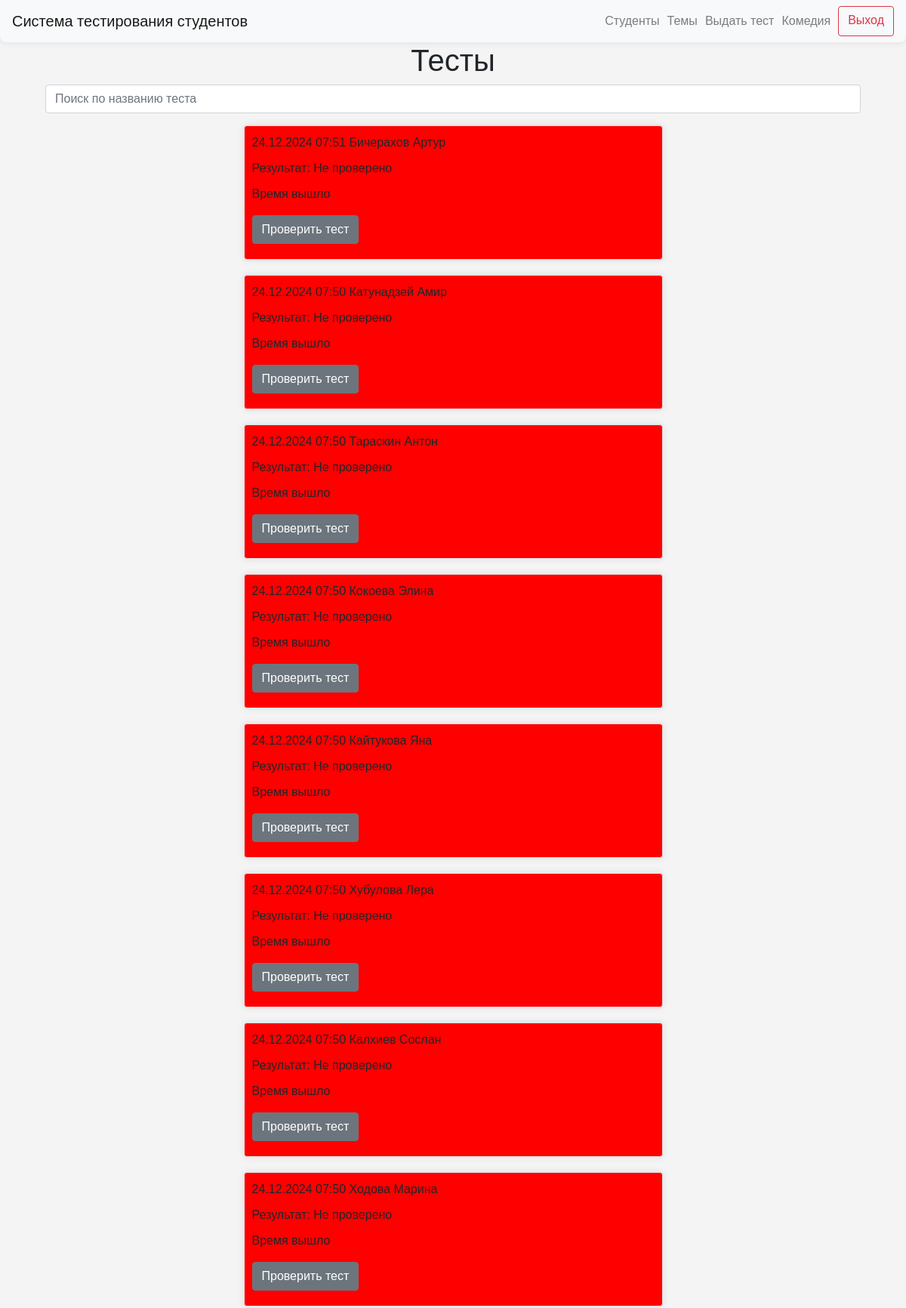
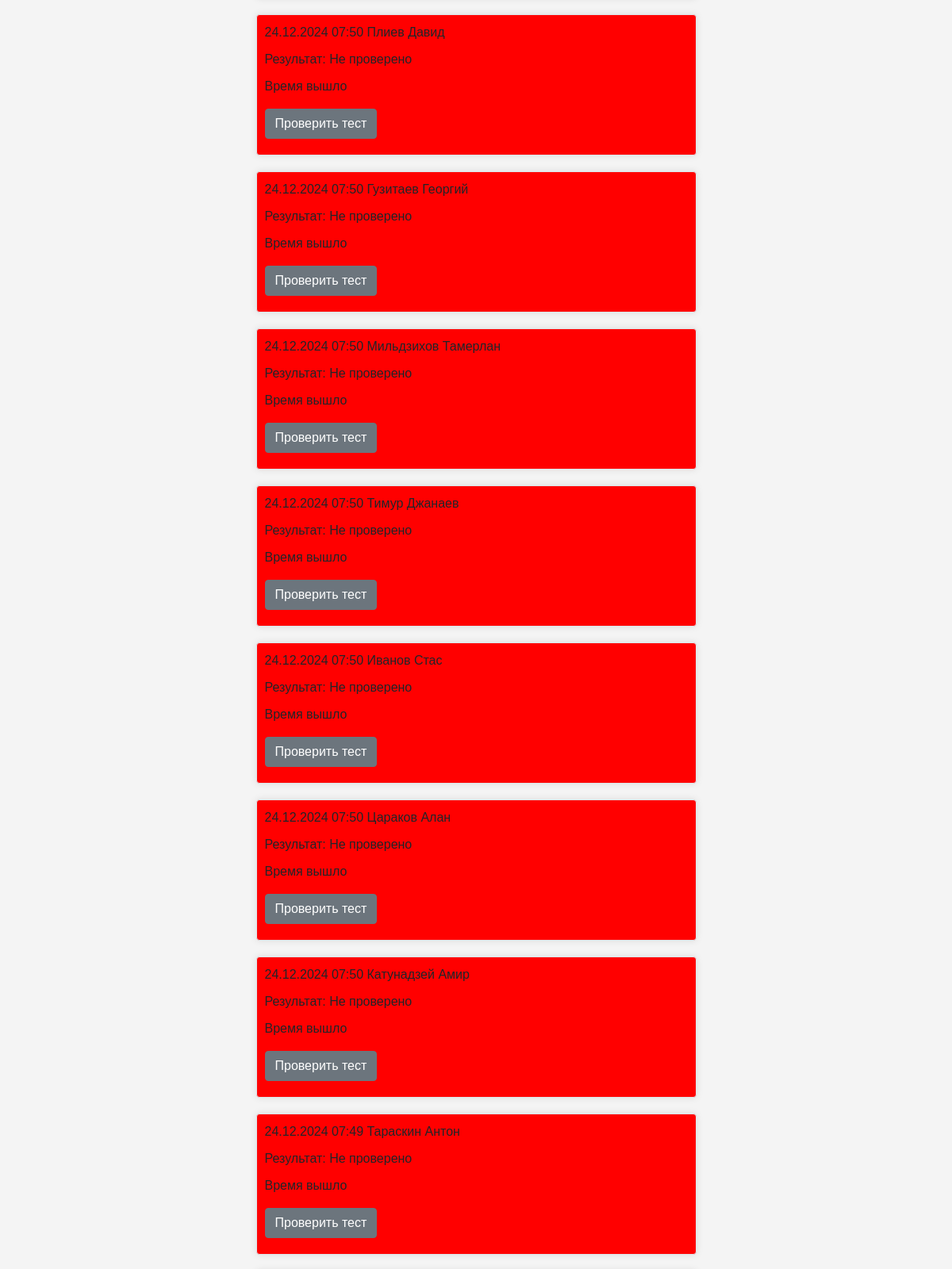
The page /tests/1 (signed in, upper part) on the database its author committed (2 pictures, top to bottom).
### data/users.py (models this page shows)
class User(SqlAlchemyBase, UserMixin, SerializerMixin):
    __tablename__ = "users"
    id = sqlalchemy.Column(
        sqlalchemy.Integer,
        primary_key=True,
        autoincrement=True,
    )
    name = sqlalchemy.Column(
        sqlalchemy.String,
        nullable=True,
    )
    group_id = sqlalchemy.Column(
        sqlalchemy.Integer,
        sqlalchemy.ForeignKey(
            "groups.id",
            ondelete="CASCADE",
        ),
        nullable=False,
    )
    date_of_birth = sqlalchemy.Column(
        sqlalchemy.Date,
        nullable=False,
    )
    user_level = sqlalchemy.Column(
        sqlalchemy.String,
        default="student",
    )

### data/blitz_tests.py (models this page shows)
class BlitzTest(SqlAlchemyBase, UserMixin, SerializerMixin):
    __tablename__ = "blitz_tests"
    id = sqlalchemy.Column(sqlalchemy.Integer,
                           primary_key=True, autoincrement=True)
    date = sqlalchemy.Column(sqlalchemy.DateTime, default=datetime.datetime.now)
    question_1 = sqlalchemy.Column(sqlalchemy.Integer, sqlalchemy.ForeignKey("questions.id"))
    question_2 = sqlalchemy.Column(sqlalchemy.Integer, sqlalchemy.ForeignKey("questions.id"))
    question_3 = sqlalchemy.Column(sqlalchemy.Integer, sqlalchemy.ForeignKey("questions.id"))
    question_4 = sqlalchemy.Column(sqlalchemy.Integer, sqlalchemy.ForeignKey("questions.id"))
    question_5 = sqlalchemy.Column(sqlalchemy.Integer, sqlalchemy.ForeignKey("questions.id"))
    answer_1 = sqlalchemy.Column(sqlalchemy.String, nullable=True)
    answer_2 = sqlalchemy.Column(sqlalchemy.String, nullable=True)
    answer_3 = sqlalchemy.Column(sqlalchemy.String, nullable=True)
    answer_4 = sqlalchemy.Column(sqlalchemy.String, nullable=True)
    answer_5 = sqlalchemy.Column(sqlalchemy.String, nullable=True)
    comment_1 = sqlalchemy.Column(sqlalchemy.String, nullable=True)
    comment_2 = sqlalchemy.Column(sqlalchemy.String, nullable=True)
    comment_3 = sqlalchemy.Column(sqlalchemy.String, nullable=True)
    comment_4 = sqlalchemy.Column(sqlalchemy.String, nullable=True)
    comment_5 = sqlalchemy.Column(sqlalchemy.String, nullable=True)
    result_answer_1 = sqlalchemy.Column(sqlalchemy.Boolean, nullable=True)
    result_answer_2 = sqlalchemy.Column(sqlalchemy.Boolean, nullable=True)
    result_answer_3 = sqlalchemy.Column(sqlalchemy.Boolean, nullable=True)
    result_answer_4 = sqlalchemy.Column(sqlalchemy.Boolean, nullable=True)
    result_answer_5 = sqlalchemy.Column(sqlalchemy.Boolean, nullable=True)
    student = sqlalchemy.Column(sqlalchemy.Integer, sqlalchemy.ForeignKey("users.id"))

### server.py (the view)
@app.route("/tests/<int:group_id>")
def tests_by_group(group_id):
    if not current_user.is_authenticated:
        return redirect("/authentication")
    if current_user.user_level == "student":
        return abort(404)
    db_sess = db_session.create_session()
    query_for_admin = select(BlitzTest, User).join(User, BlitzTest.student == User.id).where(User.group_id == group_id)
    tests_admin = db_sess.execute(query_for_admin).fetchall()
    date_time = datetime.datetime.now()
    results = []
    for test in tests_admin:
        test = test[0]
        test_results = 0
        if test.result_answer_1 == 1:
            test_results += 1
        if test.result_answer_2 == 1:
            test_results += 1
        if test.result_answer_3 == 1:
            test_results += 1
        if test.result_answer_4 == 1:
            test_results += 1
        if test.result_answer_5 == 1:
            test_results += 1
        if None in [
            test.result_answer_1,
            test.result_answer_2,
            test.result_answer_3,
            test.result_answer_4,
            test.result_answer_5,
        ]:
            results.append("Не проверено")
        else:
            results.append(f"{test_results}/5")
    tests_and_results = zip(tests_admin, results)
    return render_template(
        "index_admin.html",
        date_time=date_time,
        tests_and_results=tests_and_results,
        title="Главная",
    )

### data/db_session.py (called while the page is built)
def create_session() -> Session:
    global __factory
    return __factory()

### server.py (called while the page is built)
@login_manager.user_loader
def load_user(user_id):
    db_sess = db_session.create_session()
    return db_sess.query(User).get(user_id)

### templates/index_admin.html (shortened to what this page needs)
{% extends "base.html" %}
{% block content %}
<div class="container text-center">
    <h1>Тесты</h1>
</div>
<div class="container">
    <input type="text" id="searchInput" class="form-control mb-3" placeholder="Поиск по названию теста">
</div>
{% for test, result in tests_and_results|reverse %}
<div class="col-md-6 border rounded mx-auto custom-div" style="margin-bottom: 20px; padding: 10px; background-color: {% if result == 'Не проверено' %} red; {% else %} green; {% endif %}">
    <p class="text-left" style="margin-bottom: 10px;">{{ test[0].date.strftime("%d.%m.%Y %H:%M") }} {{ test[1].name }}</p>
    <div>
        {% if (date_time - test[0].date).total_seconds() > 300 %}
            <p class="text-left" style="margin-bottom: 10px;">Результат: {{ result }}</p>
            <p>Время вышло</p>
            <a href="{{ url_for('test_result', test_id=test[0].id) }}">
                <button type="button" style="margin-bottom: 10px;" class="btn btn-secondary">Проверить тест</button>
            </a>
        {% else %}
            <a href="{{ url_for('start_test', test_id=test[0].id) }}">
                <button type="button" style="margin-bottom: 10px;" class="btn btn-primary">Посмотреть тест</button>
            </a>
        {% endif %}
    </div>
</div>
{% endfor %}
{% endblock %}

### templates/base.html (shortened to what this page needs)
<!doctype html>
<html lang="en">
<head>
    <link rel="stylesheet"
          href="https://stackpath.bootstrapcdn.com/bootstrap/4.4.1/css/bootstrap.min.css"
>
    <link rel="stylesheet" type="text/css" href="../static/css/style.css">
</head>
<body>
<header>
    <nav class="navbar navbar-light bg-light custom-navbar">
        <a class="navbar-brand" href="/">Система тестирования студентов</a>
        {% if current_user.is_authenticated %}
        <div class="d-flex flex-row-reverse">
            <a class="btn btn-outline-danger spaced-element" style="margin-left: 10px; text-align: center;"
               href="/logout">Выход</a>
            {% if current_user.user_level == 'admin' %}
            <a class="navbar-text" style="margin-left: 10px; text-align: center;">{{ current_user.name }}</a>
            <a class="navbar-text" style="margin-left: 10px; text-align: center;" href="/select_group_for_test">Выдать тест</a>
            <a class="navbar-text" style="margin-left: 10px; text-align: center;" href="/topics">Темы</a>
            <a class="navbar-text" style="margin-left: 10px; text-align: center;" href="/groups">Студенты</a>
            {% else %}
            <a class="navbar-text" style="margin-left: 10px; text-align: center;" href="{{ url_for('personal_cabinet', user_id=current_user.id) }}">{{ current_user.name }}</a>
            {% endif %}
        </div>
        {% endif %}
    </nav>
</header>
<main role="main" class="container">
    {% block content %}
    {% endblock %}
</main>
</body>
</html>

### static/css/style.css (style rules this page uses)
body { font-family: Arial, sans-serif; margin: 0; padding: 0; background-color: #f4f4f4; }
.custom-div { width: 80%; margin: 0 auto; padding: 20px; background-color: #f8f9fa; border-radius: 0 0 8px 8px; box-shadow: 0 0 10px rgba(0,0,0,0.1); }
.custom-navbar { margin: 0 auto; background-color: #f8f9fa; border-radius: 0 0 8px 8px; box-shadow: 0 0 10px rgba(0,0,0,0.1); }

### rows shown on the page
User: name "Комедия"
BlitzTest: date "24.12.2024 07:51"
User: name "Бичерахов Артур"
BlitzTest: date "24.12.2024 07:50"
User: name "Катунадзей Амир" "Катунадзей Амир"
BlitzTest: date "24.12.2024 07:50"
User: name "Тараскин Антон" "Тараскин Антон"
BlitzTest: date "24.12.2024 07:50"
User: name "Кокоева Элина"
BlitzTest: date "24.12.2024 07:50"
User: name "Кайтукова Яна"
BlitzTest: date "24.12.2024 07:50"
User: name "Хубулова Лера"
BlitzTest: date "24.12.2024 07:50"
User: name "Калхиев Сослан"
BlitzTest: date "24.12.2024 07:50"
User: name "Ходова Марина"
BlitzTest: date "24.12.2024 07:50"
User: name "Плиев Давид"
BlitzTest: date "24.12.2024 07:50"
User: name "Гузитаев Георгий"
BlitzTest: date "24.12.2024 07:50"
User: name "Мильдзихов Тамерлан"
BlitzTest: date "24.12.2024 07:50"
User: name "Тимур Джанаев"
BlitzTest: date "24.12.2024 07:50"
User: name "Иванов Стас"
BlitzTest: date "24.12.2024 07:50"
User: name "Цараков Алан"
BlitzTest: date "24.12.2024 07:50"
BlitzTest: date "24.12.2024 07:49"

### other values the page prints
{{ result }} "Не проверено" "Не проверено" "Не проверено" "Не проверено" "Не проверено" "Не проверено" "Не проверено" "Не проверено" "Не проверено" "Не проверено" "Не проверено" "Не проверено" "Не проверено" "Не проверено" "Не проверено" "Не проверено"
